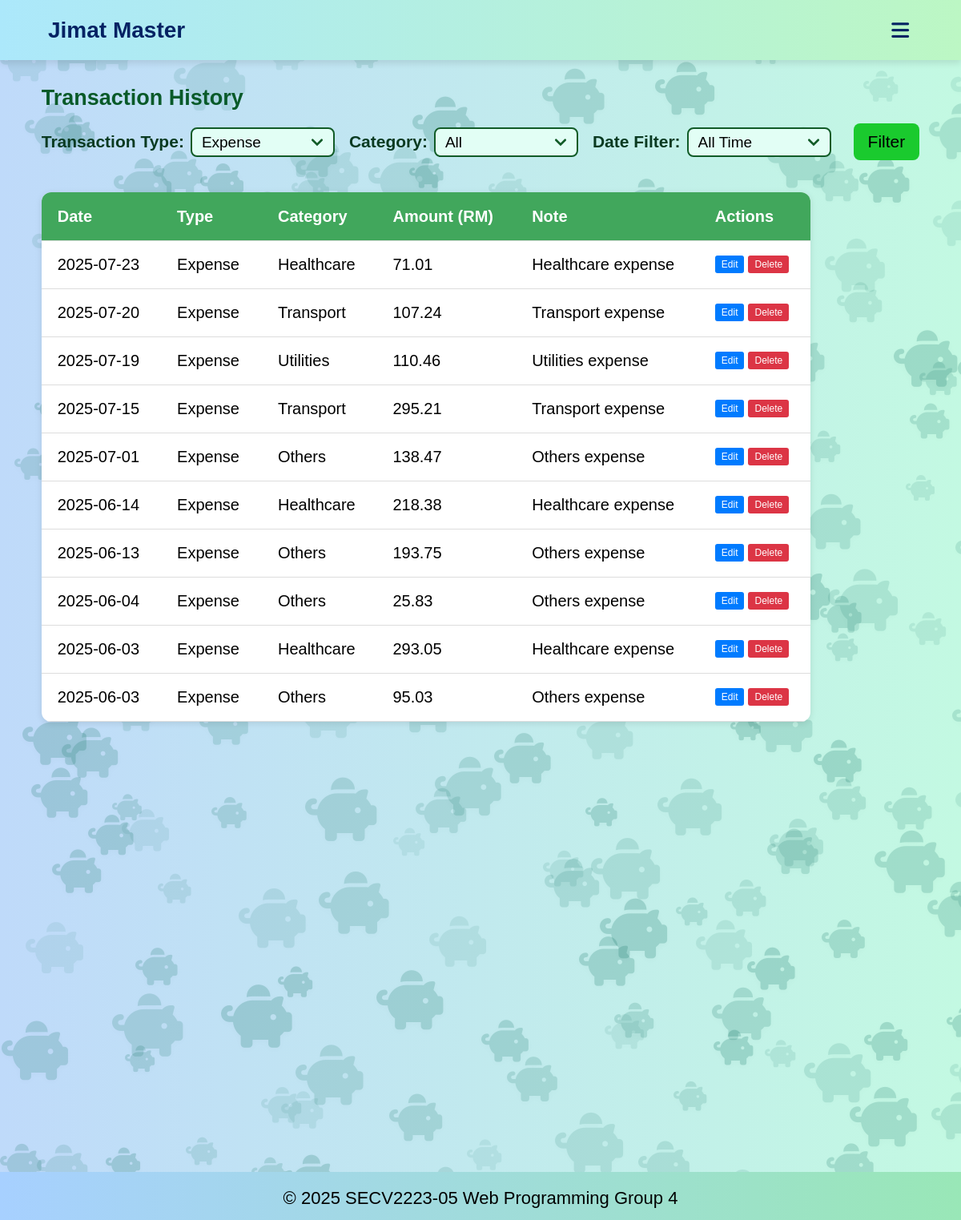
/overview.php?type=expense (signed in), run on an earlier commit of the app's database.
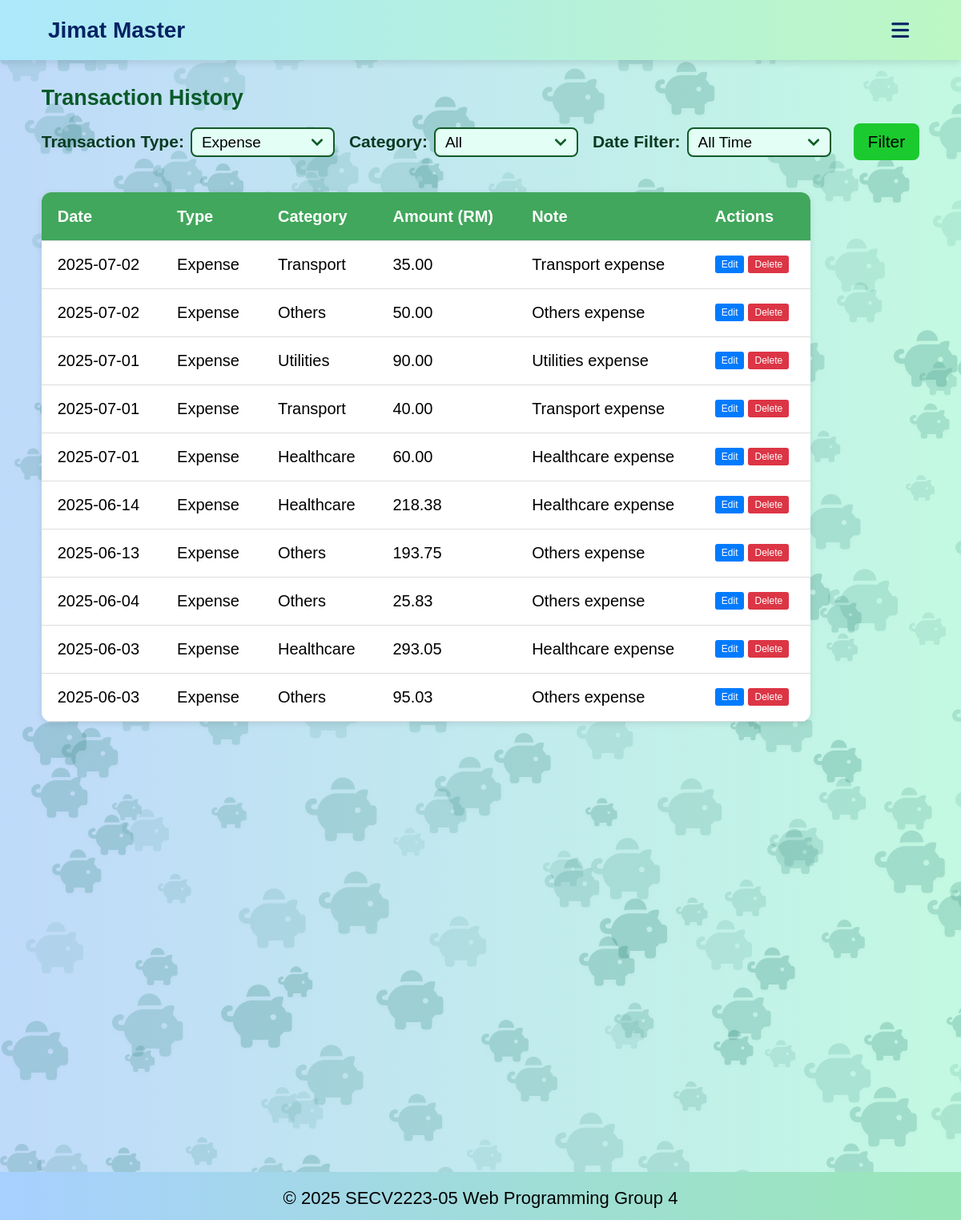
And on a later commit of the database.
### tables this page shows
CREATE TABLE IF NOT EXISTS transactions (
    transaction_id INT AUTO_INCREMENT PRIMARY KEY,
    user_id INT NOT NULL,
    category_id INT NOT NULL,
    type ENUM('income', 'expense') NOT NULL,
    amount DECIMAL(10,2) NOT NULL,
    note TEXT,
    date DATE,
    FOREIGN KEY (user_id) REFERENCES users(user_id) ON DELETE CASCADE,
    FOREIGN KEY (category_id) REFERENCES categories(category_id) ON DELETE CASCADE
);

CREATE TABLE IF NOT EXISTS categories (
    category_id INT AUTO_INCREMENT PRIMARY KEY,
    name VARCHAR(50) NOT NULL,
    type VARCHAR(50) NOT NULL 
);

### overview.php (the view, shortened to what this page needs)
<!DOCTYPE html>
<html lang="en">
<head>
    <link rel="stylesheet" href="style.css">
    <link rel="stylesheet" href="https://cdnjs.cloudflare.com/ajax/libs/font-awesome/6.1.0/css/all.min.css">
</head>
<body>
    <div id="piggy-bg"></div>
    <div class="piggy-container" aria-hidden="true"></div>
    <?php
    include 'includes/db.php';
    $user_id = $_SESSION['user_id'];
    ?>
    <header>
        <nav aria-label="Main Navigation">
            <div class="headername">Jimat Master</div>
            <i class="fa-solid fa-bars" id="menuicon"></i>
        </nav>
    </header>
    <main class="overviewmain">
        <section id="overview">
            <h2>Transaction History</h2>
            <form method="GET" action="overview.php">
                <div class="filtergroup">
                    <label for="transactionType">Transaction Type:</label>
                    <select id="OtransactionType" name="type" onchange="this.form.submit()" required>
                        <?php
                        $selectedType = isset($_GET['type']) ? $_GET['type'] : 'all';
                        ?>
                        <option value="expense" <?php echo ($selectedType == 'expense') ? 'selected' : ''; ?>>Expense</option>
                    </select>
                </div>
                <div class="filtergroup">
                    <label for="category">Category:</label>
                    <select name="category" id="Ocategory">
                        <option value="">All</option>
                    </select>
                </div>
                <div class="filtergroup">
                    <label for="date_filter">Date Filter:</label>
                    <select name="date_filter" id="Odate_filter">
                        <option value="" <?php echo (!isset($_GET['date_filter']) || $_GET['date_filter'] == '') ? 'selected' : ''; ?>>All Time</option>
                    </select>
                </div>
                <div class="filtergroup">
                    <button type="submit" class="filterbtn">Filter</button>
                </div>
            </form>
            <?php
            $selectedType = isset($_GET['type']) ? $_GET['type'] : 'all';
            if ($selectedType === 'all') {
                $transactionTypes = ['income', 'expense'];
                foreach ($transactionTypes as $currentType) {
                    echo "<h3>" . ucfirst($currentType) . " Transactions</h3>";
                    echo "<table>";
                    echo "<thead>
                            <tr>
                                <th>Date</th>
                                <th>Category</th>
                                <th>Amount (RM)</th>
                                <th>Note</th>
                                <th>Actions</th>
                            </tr>
                          </thead>";
                    echo "<tbody>";
                    $sql = "SELECT t.*, c.name AS category_name FROM transactions t
                            JOIN categories c ON t.category_id = c.category_id
                            WHERE t.user_id = ? AND t.type = ?";
                    $params = [$user_id, $currentType];
                    $types = "is";
                    if (!empty($_GET['category'])) {
                        $sql .= " AND t.category_id = ?";
                        $params[] = $_GET['category'];
                        $types .= "i";
                    }
                    if (!empty($_GET['date_filter']) && is_numeric($_GET['date_filter'])) {
                        $days = (int)$_GET['date_filter'];
                        $sql .= " AND t.date >= DATE_SUB(CURDATE(), INTERVAL ? DAY)";
                        $params[] = $days;
                        $types .= "i";
                    }
                    $sql .= " ORDER BY t.date DESC, t.transaction_id DESC";
                    $stmt = $conn->prepare($sql);
                    if ($stmt) {
                        $stmt->bind_param($types, ...$params);
                        $stmt->execute();
                        $result = $stmt->get_result();
                        if ($result->num_rows > 0) {
                            $total = 0;
                            while ($row = $result->fetch_assoc()) {
                                $total += $row['amount'];
                                echo "<tr id='row-{$row['transaction_id']}'>
                                        <td class='date-cell'>" . htmlspecialchars($row['date']) . "</td>
                                        <td class='category-cell' data-category-id='" . htmlspecialchars($row['category_id']) . "'>" . htmlspecialchars($row['category_name']) . "</td>
                                        <td class='amount-cell'>" . number_format($row['amount'], 2) . "</td>
                                        <td class='note-cell'>" . htmlspecialchars($row['note']) . "</td>
                                        <td class='action-cell'>
                                            <div class='action-buttons'>
                                                <button class='btn-edit' onclick='editTransaction({$row['transaction_id']})'>Edit</button>
                                                <button class='btn-delete' onclick='deleteTransaction({$row['transaction_id']})'>Delete</button>
                                            </div>
                                        </td>
                                      </tr>";
                            }
                            echo "<tr style='font-weight: bold; background-color: #f0f0f0;'>
                                    <td colspan='3'>Total " . ucfirst($currentType) . "</td>
                                    <td>RM " . number_format($total, 2) . "</td>
                                    <td></td>
                                  </tr>";
                        } else {
                            echo "<tr><td colspan='5' style='text-align: center; padding: 20px;'>No " . $currentType . " transactions found.</td></tr>";
                        }
                        $stmt->close();
                    } else {
                        echo "<tr><td colspan='5' style='text-align: center; padding: 20px; color: red;'>Error preparing query: " . htmlspecialchars($conn->error) . "</td></tr>";
                    }
                    echo "</tbody>";
                    echo "</table>";
                    echo "<br>";
                }
            } else {
                echo "<table>";
                echo "<thead>
                        <tr>
                            <th>Date</th>
                            <th>Type</th>
                            <th>Category</th>
                            <th>Amount (RM)</th>
                            <th>Note</th>
                            <th>Actions</th>
                        </tr>
                      </thead>";
                echo "<tbody>";
                $sql = "SELECT t.*, c.name AS category_name FROM transactions t
                        JOIN categories c ON t.category_id = c.category_id
                        WHERE t.user_id = ?";
                $params = [$user_id];
                $types = "i";
                if (!empty($_GET['type']) && $_GET['type'] !== 'all') {
                    $sql .= " AND t.type = ?";
                    $params[] = $_GET['type'];
                    $types .= "s";
                }
                $sql .= " ORDER BY t.date DESC, t.transaction_id DESC";
                $stmt = $conn->prepare($sql);
                if ($stmt) {
                    $stmt->bind_param($types, ...$params);
                    $stmt->execute();
                    $result = $stmt->get_result();
                    if ($result->num_rows > 0) {
                        while ($row = $result->fetch_assoc()) {
                            echo "<tr id='row-{$row['transaction_id']}'>
                                    <td class='date-cell'>" . htmlspecialchars($row['date']) . "</td>
                                    <td class='type-cell'>" . htmlspecialchars(ucfirst($row['type'])) . "</td>
                                    <td class='category-cell' data-category-id='" . htmlspecialchars($row['category_id']) . "'>" . htmlspecialchars($row['category_name']) . "</td>
                                    <td class='amount-cell'>" . number_format($row['amount'], 2) . "</td>
                                    <td class='note-cell'>" . htmlspecialchars($row['note']) . "</td>
                                    <td class='action-cell'>
                                        <div class='action-buttons'>
                                            <button class='btn-edit' onclick='editTransaction({$row['transaction_id']})'>Edit</button>
                                            <button class='btn-delete' onclick='deleteTransaction({$row['transaction_id']})'>Delete</button>
                                        </div>
                                    </td>
                                  </tr>";
                        }
                    } else {
                        echo "<tr><td colspan='6' style='text-align: center; padding: 20px;'>No transactions found.</td></tr>";
                    }
                } else {
                    echo "<tr><td colspan='6' style='text-align: center; padding: 20px; color: red;'>Error preparing query: " . htmlspecialchars($conn->error) . "</td></tr>";
                }
                echo "</tbody>";
                echo "</table>";
            }
            ?>
        </section>
    </main>
    <footer>
        <div class="footercontainer">
            <p>
                <span class="footeryear">&copy; <span id="current-year"></span> SECV2223-05</span>
                <span class="footergroup">Web Programming Group 4</span>
            </p>
        </div>
    </footer>
</body>
</html>

What changed in the data, as far as the page shows it:
changed transactions (number 1 of 10 on the later page): date "2025-07-20" → "2025-07-02"; amount "107.24" → "35.00"
changed transactions (number 2 of 10 on the later page): date "2025-07-01" → "2025-07-02"; amount "138.47" → "50.00"; moves up the list
changed transactions "Utilities expense": date "2025-07-19" → "2025-07-01"; amount "110.46" → "90.00"
changed transactions (number 4 of 10 on the later page): date "2025-07-15" → "2025-07-01"; amount "295.21" → "40.00"
changed transactions (number 5 of 10 on the later page): date "2025-07-23" → "2025-07-01"; amount "71.01" → "60.00"; moves down the list
